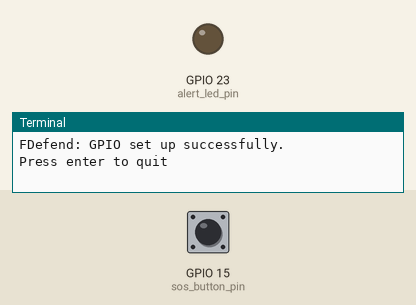
Bench run of a program on a simulated Raspberry Pi (BCM pin numbers). On the bench: output pins drawn as LEDs (lit = HIGH), the last lines printed to the terminal. The inputs (shaded band) are chosen by the test bench; at power-on: GPIO 15 (sos_button_pin) LOW.

Above: at 1.2 s.
1.3 s: GPIO 15 (sos_button_pin) pulled HIGH for 0.15 s
At 2.6 s:
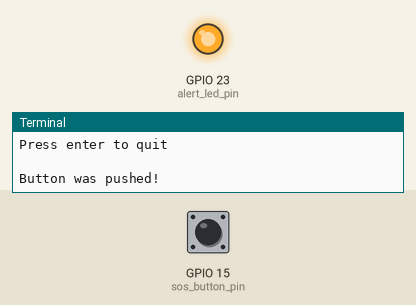
Timing chart, 0 to 10.8 s (numbered marks = the images above; inputs shaded):
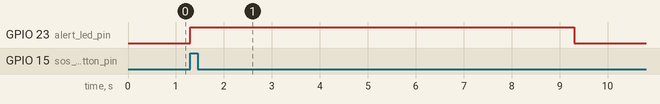

The program:

main.py
```python
#!/usr/bin/env python3

print("FDefend: ON!")

import RPi.GPIO as GPIO # Import Raspberry Pi GPIO library
import bluetooth

def send_bluetooth_message(device_address, message, port=1):
    """
    Sends a message through a bluetooth connection.
    - RFCOMM port number (must match the port on the receiving device)
    """
    try:
        # Create a Bluetooth socket
        sock = bluetooth.BluetoothSocket(bluetooth.RFCOMM)

        # Connect to the Bluetooth device
        sock.connect((device_address, port))

        # Send the message
        sock.send(message)

        # Close the socket
        sock.close()

        print(f"Message sent to {device_address} successfully.")

    except Exception as e:
        print(f"Error: {e}")

def send_message_to_all_paired_devices(message):
    try:
        # Get a list of paired devices
        paired_devices = bluetooth.discover_devices(lookup_names=True, lookup_class=True)

        # Iterate over paired devices and send the message
        for device_address, device_name, _ in paired_devices:
            send_bluetooth_message(device_address, message)

    except Exception as e:
        print(f"Error: {e}")

print("FDefend: Bluetooth set up successfuly")

# Message to send
message_to_send = "Hello from Raspberry Pi!"

sos_button_pin = 15
alert_led_pin = 23

GPIO.setwarnings(False) # Ignore warning for now
#GPIO.setmode(GPIO.BOARD) # Use physical pin numbering
GPIO.setmode(GPIO.BCM)
GPIO.setup(sos_button_pin, GPIO.IN, pull_up_down=GPIO.PUD_DOWN) # Set pin 10 to be an input pin and set initial value to be pulled low (off)
GPIO.setup(alert_led_pin, GPIO.OUT)
GPIO.output(alert_led_pin, GPIO.LOW)

print("FDefend: GPIO set up successfully.")

# Test GPIO
'''
while True: # Run forever
    state = GPIO.input(sos_button_gpio)
    print(state)

    if state == GPIO.LOW:
        print("Button was pushed!")
'''

def button_callback(channel):
    print("Button was pushed!")
    GPIO.output(alert_led_pin, GPIO.HIGH)
    # Call the function to send the Bluetooth message to all paired devices
    send_message_to_all_paired_devices(message_to_send)
    GPIO.output(alert_led_pin, GPIO.LOW)

GPIO.add_event_detect(sos_button_pin,GPIO.RISING,callback=button_callback) # Setup event on pin 10 rising edge

message = input("Press enter to quit\n\n") # Run until someone presses enter
GPIO.cleanup() # Clean up
```

Measured:
- after the input at 1.3 s, GPIO 23 (alert_led_pin): LOW → HIGH at once, → LOW 8.0 s later
